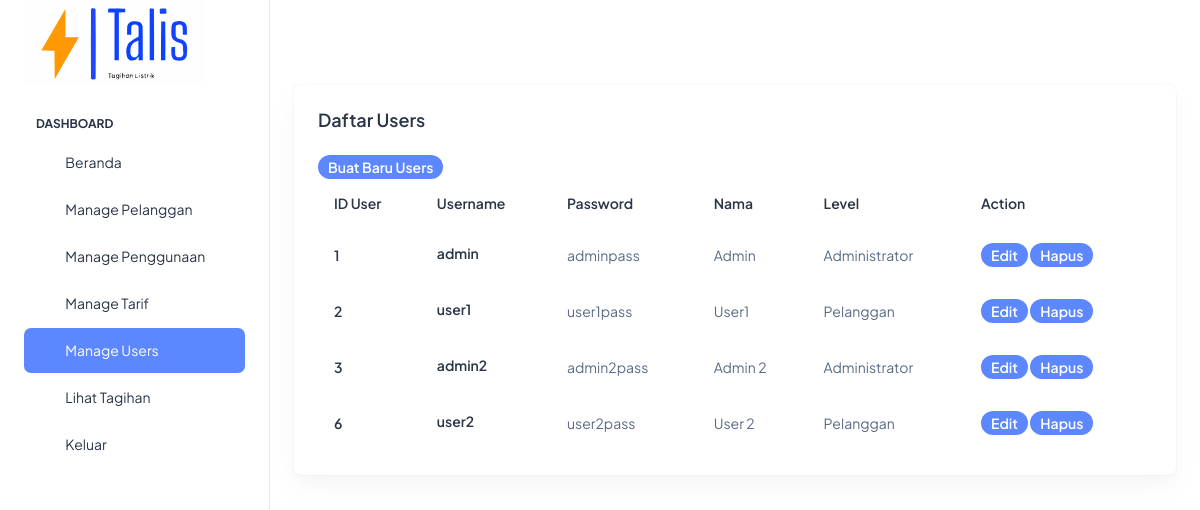
/users/read.php (signed in), run on the app's committed database.
### tables this page shows
CREATE TABLE `users` (
  `id_user` int(11) NOT NULL,
  `username` varchar(50) DEFAULT NULL,
  `password` varchar(50) DEFAULT NULL,
  `nama_admin` varchar(50) DEFAULT NULL,
  `id_level` int(11) DEFAULT NULL
);

CREATE TABLE `level` (
  `id_level` int(11) NOT NULL,
  `nama_level` varchar(50) DEFAULT NULL
);

### users/read.php (the view, shortened to what this page needs)
<?php
include '../config.php';
$sql = "SELECT u.*, l.nama_level FROM users u JOIN level l ON u.id_level = l.id_level";
$result = $conn->query($sql);
?>
<!doctype html>
<html lang="en">
<head>
    <link rel="stylesheet" href="../assets/css/styles.min.css" />
</head>
<body>
    <div class="page-wrapper" id="main-wrapper" data-layout="vertical" data-navbarbg="skin6" data-sidebartype="full"
        data-sidebar-position="fixed" data-header-position="fixed">
        <aside class="left-sidebar">
            <div>
                <div class="brand-logo d-flex align-items-center justify-content-between">
                    <a href="../index.html" class="text-nowrap logo-img">
                        <img src="../assets/images/logos/dark-logo.svg" width="180" alt="" />
                    </a>
                </div>
                <nav class="sidebar-nav scroll-sidebar" data-simplebar="">
                    <ul id="sidebarnav">
                        <li class="nav-small-cap">
                            <span class="hide-menu">Dashboard</span>
                        </li>
                        <li class="sidebar-item">
                            <a class="sidebar-link" href="../index.php" aria-expanded="false">
                                <span>
                                    <i class="ti ti-layout-dashboard"></i>
                                </span>
                                <span class="hide-menu">Beranda</span>
                            </a>
                        </li>
                        <?php if ($_SESSION['id_level'] == 1) { ?>
                        <li class="sidebar-item">
                            <a class="sidebar-link" href="../pelanggan/read.php" aria-expanded="false">
                                <span>
                                    <i class="ti ti-article"></i>
                                </span>
                                <span class="hide-menu">Manage Pelanggan</span>
                            </a>
                        </li>
                        <li class="sidebar-item">
                            <a class="sidebar-link" href="../penggunaan/read.php" aria-expanded="false">
                                <span>
                                    <i class="ti ti-alert-circle"></i>
                                </span>
                                <span class="hide-menu">Manage Penggunaan</span>
                            </a>
                        </li>
                        <li class="sidebar-item">
                            <a class="sidebar-link" href="../tarif/read.php" aria-expanded="false">
                                <span>
                                    <i class="ti ti-cards"></i>
                                </span>
                                <span class="hide-menu">Manage Tarif</span>
                            </a>
                        </li>
                        <li class="sidebar-item">
                            <a class="sidebar-link" href="../users/read.php" aria-expanded="false">
                                <span>
                                    <i class="ti ti-file-description"></i>
                                </span>
                                <span class="hide-menu">Manage Users</span>
                            </a>
                        </li>
                        <?php } ?>
                        <li class="sidebar-item">
                            <a class="sidebar-link" href="../tagihan.php" aria-expanded="false">
                                <span>
                                    <i class="ti ti-typography"></i>
                                </span>
                                <span class="hide-menu">Lihat Tagihan</span>
                            </a>
                        </li>
                        <li class="sidebar-item">
                            <a class="sidebar-link" href="../logout.php" aria-expanded="false">
                                <span>
                                    <i class="ti ti-login"></i>
                                </span>
                                <span class="hide-menu">Keluar</span>
                            </a>
                        </li>
                    </ul>
                </nav>
            </div>
        </aside>
        <div class="body-wrapper">
            <div class="container-fluid">
                <div class="row">
                    <div class="col-lg-12 d-flex align-items-stretch">
                        <div class="card w-100">
                            <div class="card-body p-4">
                                <h5 class="card-title fw-semibold mb-4">Daftar Users</h5>
                                <a href="create.php"><span class="badge bg-primary rounded-3 fw-semibold">Buat Baru Users</span></a>
                                <div class="table-responsive">
                                    <table class="table text-nowrap mb-0 align-middle">
                                        <thead class="text-dark fs-4">
                                            <tr>
                                                <th class="border-bottom-0">
                                                    <h6 class="fw-semibold mb-0">ID User</h6>
                                                </th>
                                                <th class="border-bottom-0">
                                                    <h6 class="fw-semibold mb-0">Username</h6>
                                                </th>
                                                <th class="border-bottom-0">
                                                    <h6 class="fw-semibold mb-0">Password</h6>
                                                </th>
                                                <th class="border-bottom-0">
                                                    <h6 class="fw-semibold mb-0">Nama</h6>
                                                </th>
                                                <th class="border-bottom-0">
                                                    <h6 class="fw-semibold mb-0">Level</h6>
                                                </th>
                                                <th class="border-bottom-0">
                                                    <h6 class="fw-semibold mb-0">Action</h6>
                                                </th>
                                            </tr>
                                        </thead>
                                        <tbody>
                                            <?php while($row = $result->fetch_assoc()) { ?>
                                            <tr>
                                                <td class="border-bottom-0">
                                                    <h6 class="fw-semibold mb-0"><?php echo $row['id_user']; ?>
                                                    </h6>
                                                </td>
                                                <td class="border-bottom-0">
                                                    <h6 class="fw-semibold mb-1"><?php echo $row['username']; ?></h6>
                                                </td>
                                                <td class="border-bottom-0">
                                                    <p class="mb-0 fw-normal"><?php echo $row['password']; ?></p>
                                                </td>
                                                <td class="border-bottom-0">
                                                    <p class="mb-0 fw-normal"><?php echo $row['nama_admin']; ?></p>
                                                </td>
                                                <td class="border-bottom-0">
                                                    <p class="mb-0 fw-normal"><?php echo $row['nama_level']; ?></p>
                                                </td>
                                                <td class="border-bottom-0">
                                                    <a href="update.php?id=<?php echo $row['id_user']; ?>">
                                                        <span class="badge bg-primary rounded-3 fw-semibold">Edit</span>
                                                    </a>
                                                    <a href="delete.php?id=<?php echo $row['id_user']; ?>">
                                                        <span class="badge bg-primary rounded-3 fw-semibold">Hapus</span>
                                                    </a>
                                                </td>
                                            </tr>
                                            <?php } ?>
                                        </tbody>
                                    </table>
                                </div>
                            </div>
                        </div>
                    </div>
                </div>
            </div>
        </div>
    </div>
</body>
</html>

### data on the page
users: id_user "1", username "admin", password "adminpass", nama_admin "Admin", id_level.nama_level "Administrator"
users: id_user "2", username "user1", password "user1pass", nama_admin "User1", id_level.nama_level "Pelanggan"
users: id_user "3", username "admin2", password "admin2pass", nama_admin "Admin 2", id_level.nama_level "Administrator"
users: id_user "6", username "user2", password "user2pass", nama_admin "User 2", id_level.nama_level "Pelanggan"
